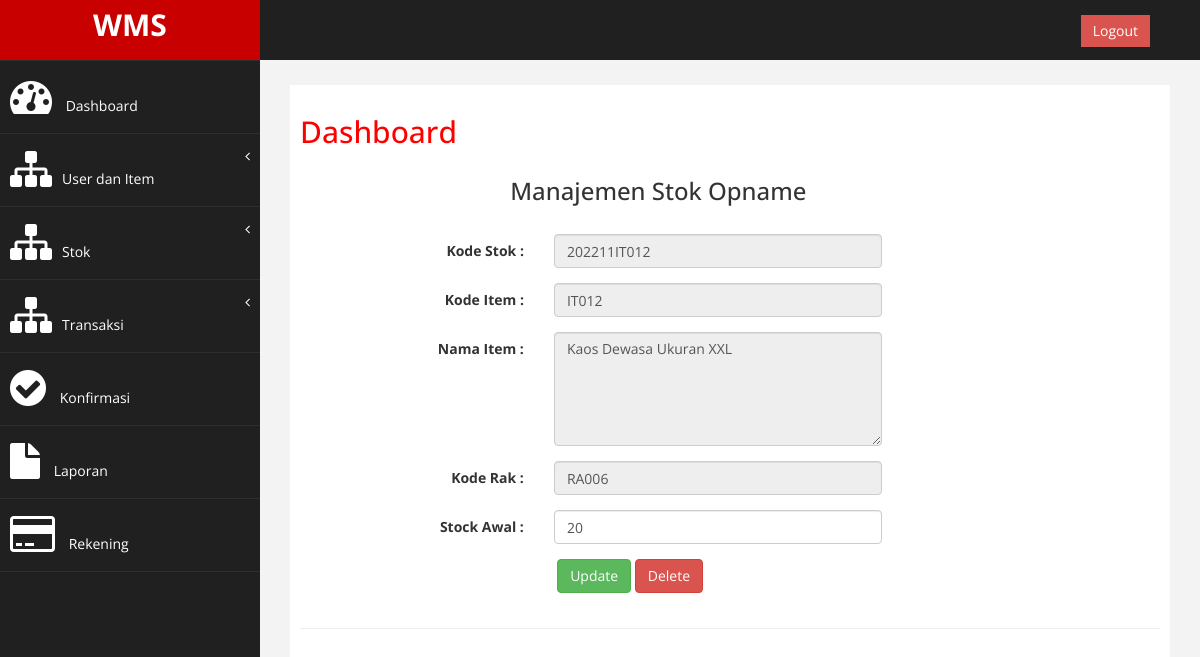
Page /admin/admin.php?halaman=edit_stok&&id_stock=202211IT012 (signed in) on the earlier database version.
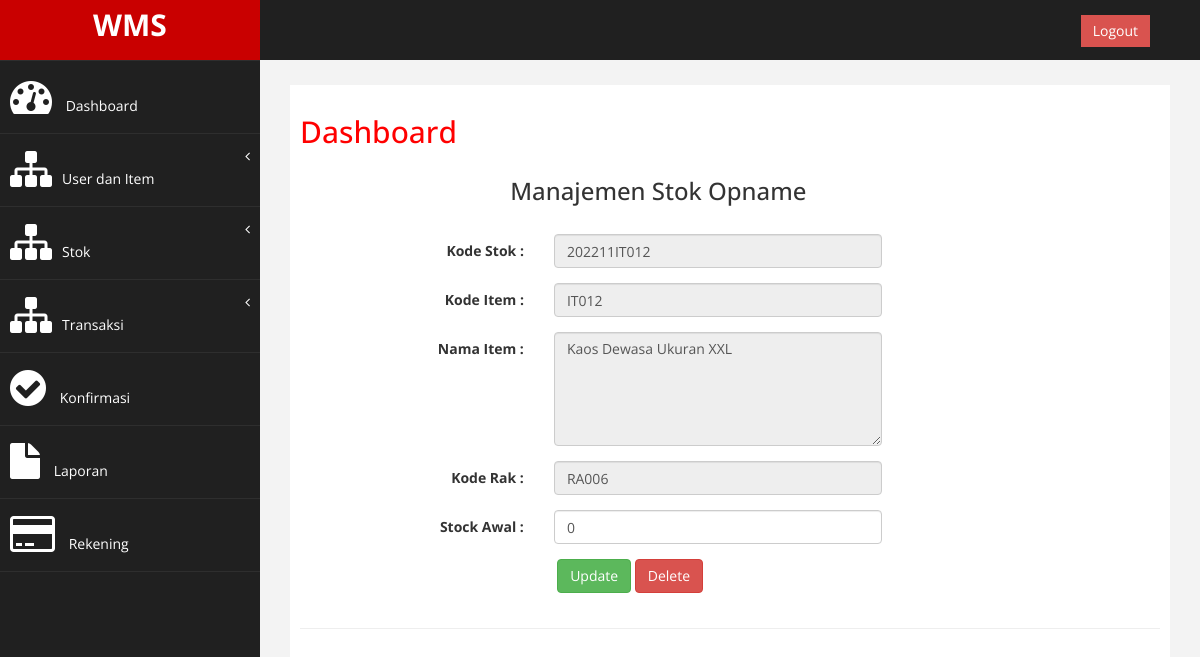
Same page on the later database version.
### tables this page shows
CREATE TABLE `master_stock` (
  `id_stock` varchar(20) NOT NULL,
  `no_item` varchar(20) NOT NULL,
  `id_loc` varchar(20) NOT NULL,
  `qty_awal` bigint(20) NOT NULL,
  `qty_in` bigint(20) NOT NULL,
  `qty_out` bigint(20) NOT NULL,
  `qty_now` bigint(20) NOT NULL,
  `qty_actual` bigint(20) DEFAULT NULL,
  `status` varchar(20) DEFAULT NULL,
  `username` varchar(200) NOT NULL,
  `timestamp` datetime NOT NULL,
  PRIMARY KEY (`id_stock`),
  KEY `fk_master_stock_id_loc` (`id_loc`),
  KEY `fk_master_stock_no_item` (`no_item`),
  KEY `fk_master_stock` (`username`),
  CONSTRAINT `fk_master_stock` FOREIGN KEY (`username`) REFERENCES `master_user` (`username`) ON DELETE CASCADE ON UPDATE CASCADE,
  CONSTRAINT `fk_master_stock_id_loc` FOREIGN KEY (`id_loc`) REFERENCES `master_location` (`id_loc`) ON DELETE CASCADE ON UPDATE CASCADE,
  CONSTRAINT `fk_master_stock_no_item` FOREIGN KEY (`no_item`) REFERENCES `master_item` (`no_item`) ON DELETE CASCADE ON UPDATE CASCADE
);

CREATE TABLE `master_item` (
  `no_item` varchar(10) NOT NULL,
  `name_item` varchar(100) NOT NULL,
  `merk` varchar(100) NOT NULL,
  `type` varchar(50) NOT NULL,
  `price_buy` double NOT NULL,
  `price_sell` double NOT NULL,
  `unit` varchar(50) NOT NULL,
  `username` varchar(50) NOT NULL,
  `timestamp` datetime NOT NULL,
  PRIMARY KEY (`no_item`),
  KEY `fk_master_item_username` (`username`),
  CONSTRAINT `fk_master_item_username` FOREIGN KEY (`username`) REFERENCES `master_user` (`username`) ON DELETE CASCADE ON UPDATE CASCADE
);

### admin/modul/mod_stok/edit_stok.php (the view, shortened to what this page needs)
<?php
include '../../../config/koneksi.php';
$idStock = $_GET['id_stock'];
$edit    = "SELECT * FROM master_stock LEFT JOIN master_item ON master_stock.no_item = master_item.no_item WHERE master_stock.id_stock = '$idStock'";
$hasil   = mysqli_query($conn, $edit) or die(mysqli_error($conn));
$data    = mysqli_fetch_array($hasil);
?>
<div class="col-md-10">
    <h3>
        <div align="center">Manajemen Stok Opname</div>
    </h3>
    <br>
    <form class="form-horizontal" action="..\admin\modul\mod_stok\update_stok.php" method="POST">
        <div class="form-group">
            <label class="control-label col-sm-4" for="no_rek">Kode Stok :</label>
            <div class="col-sm-6">
                <input type="text" class="form-control" name="id_stock" value="<?= $data['id_stock']; ?>" readonly>
            </div>
        </div>
        <div class="form-group">
            <label class="control-label col-sm-4" for="bank">Kode Item :</label>
            <div class="col-sm-6">
                <input type="text" class="form-control" name="no_item" value="<?= $data['no_item']; ?>" readonly>
            </div>
        </div>
        <div class="form-group">
            <label class="control-label col-sm-4" for="atas_nama">Nama Item :</label>
            <div class="col-sm-6">
                <textarea name="name_item" id="nameItem" class="form-control" cols="1" rows="5" placeholder="Nama Item" required readonly><?= $data['name_item']; ?></textarea>
            </div>
        </div>
        <div class="form-group">
            <label class="control-label col-sm-4" for="atas_nama">Kode Rak :</label>
            <div class="col-sm-6">
                <input type="text" class="form-control" name="id_loc" value="<?= $data['id_loc']; ?>" readonly>
            </div>
        </div>
        <div class="form-group">
            <label class="control-label col-sm-4" for="atas_nama">Stock Awal :</label>
            <div class="col-sm-6">
                <input type="text" class="form-control" name="qty_awal" value="<?php echo $data['qty_awal']; ?>">
            </div>
        </div>
        <div class="form-group">
            <label class="control-label col-sm-4"></label>
            <div class="col-sm-3" align="right">
                <button class="btn btn-success">Update</button>
                <button class="btn btn-danger">Delete</button>
            </div>
        </div>
    </form>
</div>

Differences in the rows shown:
changed master_stock "202211IT012": qty_awal "20" → "0"
